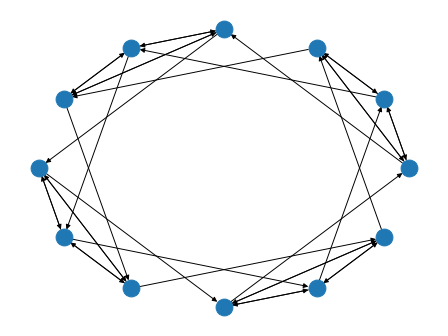

Write Python code to recreate this figure.
import networkx as nx
from bluefog.common import topology_util
G = topology_util.InnerOuterRingGraph(12, 3)
nx.draw_circular(G)
